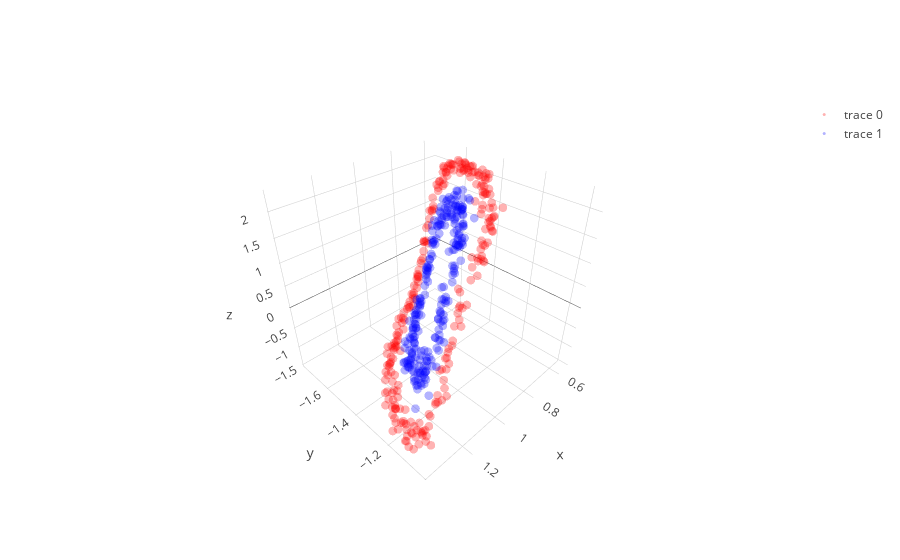
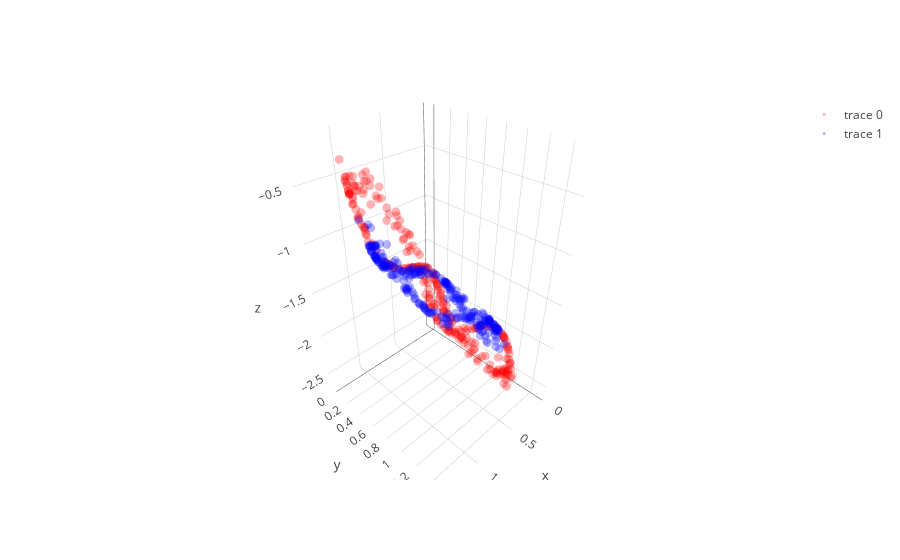

Notebook code for these charts, in order:
### Code cell
layer1,layer1_var = l1.feed_non(X)
layer1bn = l1b.feed(layer1)
layer2,layer2_var = l2.feed_non(layer1bn)
layer2bn = l2b.feed(layer2)
layer3,layer3_var = l3.feed_linear(layer2bn)

trace1 = go.Scatter3d(
    x=layer1[y==0,0],
    y=layer1[y==0,1],
    z=layer1[y==0,2],
    mode='markers',
    line=dict(color='red',width=0.5),
    marker=dict(size=3,opacity=0.3)
)
trace2 = go.Scatter3d(
    x=layer1[y==1,0],
    y=layer1[y==1,1],
    z=layer1[y==1,2],
    mode='markers',
    line=dict(color='blue',width=0.5),
    marker=dict(size=3,opacity=0.3)
)
data = [trace1,trace2]
fig  = go.Figure(data=data)
iplot(fig)

trace1 = go.Scatter3d(
    x=layer2[y==0,0],
    y=layer2[y==0,1],
    z=layer2[y==0,2],
    mode='markers',
    line=dict(color='red',width=0.5),
    marker=dict(size=3,opacity=0.3)
)
trace2 = go.Scatter3d(
    x=layer2[y==1,0],
    y=layer2[y==1,1],
    z=layer2[y==1,2],
    mode='markers',
    line=dict(color='blue',width=0.5),
    marker=dict(size=3,opacity=0.3)
)
data = [trace1,trace2]
fig  = go.Figure(data=data)
iplot(fig)

# plt.figure(figsize=(8,6))
# plt.scatter(layer3[y==0, 0], layer3[y==0, 1], color='red', alpha=0.5)
# plt.scatter(layer3[y==1, 0], layer3[y==1, 1], color='blue', alpha=0.5)
# plt.show()

### Figure 1 — Plotly figure (JSON) as saved in the notebook; plotly's stock layout.template omitted (floating-point values rounded to 4 significant figures; data arrays with more than 128 entries replaced by an {"elided": "..."} marker saying what was removed)
{"data": [{"line": {"color": "red", "width": 0.5}, "marker": {"opacity": 0.3, "size": 3}, "mode": "markers", "type": "scatter3d", "uid": "04fc51f6-f8a6-435e-85de-964529a2608a", "x": {"elided": "250 float values"}, "y": {"elided": "250 float values"}, "z": {"elided": "250 float values"}}, {"line": {"color": "blue", "width": 0.5}, "marker": {"opacity": 0.3, "size": 3}, "mode": "markers", "type": "scatter3d", "uid": "f123ae3f-f3bf-41eb-8f26-0ee2115a2e82", "x": {"elided": "250 float values"}, "y": {"elided": "250 float values"}, "z": {"elided": "250 float values"}}], "layout": {}}

### Figure 2 — Plotly figure (JSON) as saved in the notebook; plotly's stock layout.template omitted (floating-point values rounded to 4 significant figures; data arrays with more than 128 entries replaced by an {"elided": "..."} marker saying what was removed)
{"data": [{"line": {"color": "red", "width": 0.5}, "marker": {"opacity": 0.3, "size": 3}, "mode": "markers", "type": "scatter3d", "uid": "63238de7-d317-4058-a1b3-91f9f864e6cb", "x": {"elided": "250 float values"}, "y": {"elided": "250 float values"}, "z": {"elided": "250 float values"}}, {"line": {"color": "blue", "width": 0.5}, "marker": {"opacity": 0.3, "size": 3}, "mode": "markers", "type": "scatter3d", "uid": "f088ba71-1296-41fe-8363-57717c8dc263", "x": {"elided": "250 float values"}, "y": {"elided": "250 float values"}, "z": {"elided": "250 float values"}}], "layout": {}}
